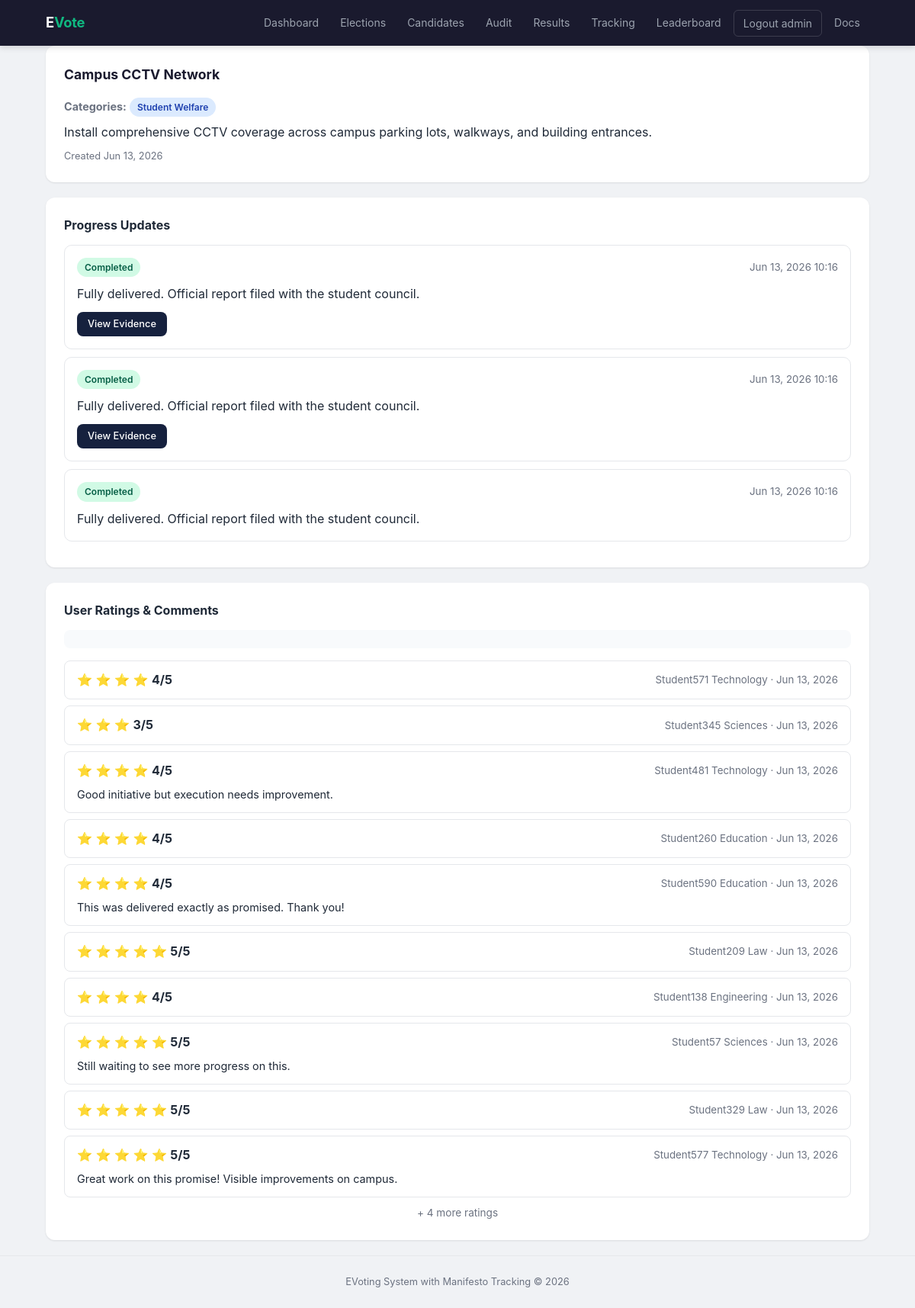
/candidate/manifestos/244/updates/ (signed in), run on the app's committed database.
### core/models.py (models this page shows, shortened)
class User(AbstractUser):
    ROLE_CHOICES = (
        ('voter', 'Voter'),
        ('candidate', 'Candidate'),
        ('admin', 'Admin'),
    )
    role = models.CharField(max_length=20, choices=ROLE_CHOICES, default='voter')
    is_verified = models.BooleanField(default=False)
    student_id = models.CharField(max_length=50, unique=True, null=True, blank=True)

class Manifesto(models.Model):
    candidate = models.ForeignKey(Candidate, on_delete=models.CASCADE, related_name='manifestos')
    title = models.CharField(max_length=200)
    description = models.TextField()
    categories = models.ManyToManyField(Category, related_name='manifestos', blank=True)
    created_at = models.DateTimeField(auto_now_add=True)
    updated_at = models.DateTimeField(auto_now=True)
    class Meta:
        ordering = ['-created_at']

class Category(models.Model):
    name = models.CharField(max_length=100, unique=True)
    class Meta:
        verbose_name_plural = "Categories"
        ordering = ['name']

class ManifestoUpdate(models.Model):
    STATUS_CHOICES = (
        ('not_started', 'Not Started'),
        ('in_progress', 'In Progress'),
        ('completed', 'Completed'),
        ('delayed', 'Delayed'),
    )
    manifesto = models.ForeignKey(Manifesto, on_delete=models.CASCADE, related_name='updates')
    status = models.CharField(max_length=20, choices=STATUS_CHOICES, default='not_started')
    description = models.TextField()
    evidence_url = models.URLField(blank=True)
    created_at = models.DateTimeField(auto_now_add=True)
    class Meta:
        ordering = ['-created_at']

class ManifestoRating(models.Model):
    user = models.ForeignKey(User, on_delete=models.CASCADE, related_name='ratings')
    manifesto = models.ForeignKey(Manifesto, on_delete=models.CASCADE, related_name='ratings')
    rating = models.IntegerField(choices=[(i, i) for i in range(1, 6)])
    comment = models.TextField(blank=True)
    created_at = models.DateTimeField(auto_now_add=True)
    class Meta:
        unique_together = ['user', 'manifesto']
        ordering = ['-created_at']

### core/views.py (the view)
@login_required
def manifesto_updates(request, manifesto_pk):
    manifesto = get_object_or_404(Manifesto, pk=manifesto_pk)
    updates = ManifestoUpdate.objects.filter(manifesto=manifesto)
    if request.method == 'POST':
        form = ManifestoUpdateForm(request.POST)
        if form.is_valid():
            update = form.save(commit=False)
            update.manifesto = manifesto
            update.save()
            log_audit(request.user, f'Manifesto update: {manifesto.title}', request=request)
            messages.success(request, 'Update posted!')
            return redirect('manifesto_updates', manifesto_pk=manifesto.pk)
        messages.error(request, 'Please correct the errors below.')
    else:
        form = ManifestoUpdateForm()
    ratings = ManifestoRating.objects.filter(manifesto=manifesto).select_related('user')
    return render(request, 'core/manifesto_updates.html', {
        'manifesto': manifesto, 'updates': updates,
        'ratings': ratings, 'form': form,
    })

### core/templates/core/manifesto_updates.html (shortened to what this page needs)
{% extends "core/base.html" %}
{% block content %}
<div class="card">
    <div class="flex justify-between flex-wrap">
        <div>
            <h3>{{ manifesto.title }}</h3>
            <p style="color:var(--text-muted); font-size:0.9rem;">
                <strong>Categories:</strong>
                {% for cat in manifesto.categories.all %}
                    <span class="badge badge-info">{{ cat.name }}</span>
                {% empty %}
                    <span class="badge badge-warning">Uncategorized</span>
                {% endfor %}
            </p>
            <p style="margin-top:8px;">{{ manifesto.description }}</p>
            <p style="font-size:0.8rem; color:var(--text-muted); margin-top:8px;">Created {{ manifesto.created_at|date:"M d, Y" }}</p>
        </div>
    </div>
</div>
<div class="card">
    <h4>Progress Updates</h4>
    {% if updates %}
        {% for u in updates %}
            <div style="border:1px solid var(--border); padding:16px; border-radius:10px; margin-bottom:10px; transition:var(--transition);">
                <div class="flex justify-between flex-wrap">
                    <span class="badge
                        {% if u.status == 'completed' %}badge-success
                        {% elif u.status == 'in_progress' %}badge-info
                        {% elif u.status == 'delayed' %}badge-danger
                        {% else %}badge-warning{% endif %}">
                        {{ u.get_status_display }}
                    </span>
                    <small style="color:var(--text-muted);">{{ u.created_at|date:"M d, Y H:i" }}</small>
                </div>
                <p class="mt-10">{{ u.description }}</p>
                {% if u.evidence_url %}<a href="{{ u.evidence_url }}" target="_blank" class="btn btn-sm mt-10" style="display:inline-flex;">View Evidence</a>{% endif %}
            </div>
        {% endfor %}
    {% else %}
        <div class="empty-state">
            <div class="icon">&#128203;</div>
            <p>No updates yet.</p>
        </div>
    {% endif %}
</div>
<div class="card">
    <h4>User Ratings & Comments</h4>
    {% with all_ratings=manifesto.ratings.all %}
        {% if all_ratings %}
            <div style="display:flex; align-items:center; gap:12px; margin-bottom:16px; padding:12px 16px; background:#f8fafc; border-radius:8px;">
            </div>
            {% for r in all_ratings|slice:":10" %}
                <div style="border:1px solid var(--border); padding:12px 16px; border-radius:8px; margin-bottom:8px;">
                    <div class="flex justify-between flex-wrap">
                        <span>
                            {% for i in "12345"|make_list %}
                                {% if forloop.counter <= r.rating %}⭐{% endif %}
                            {% endfor %}
                            <strong>{{ r.rating }}/5</strong>
                        </span>
                        <small style="color:var(--text-muted);">{{ r.user.get_full_name|default:r.user.username }} &middot; {{ r.created_at|date:"M d, Y" }}</small>
                    </div>
                    {% if r.comment %}<p style="margin-top:6px; font-size:0.9rem; color:var(--text);">{{ r.comment }}</p>{% endif %}
                </div>
            {% endfor %}
            {% if all_ratings|length > 10 %}
                <p style="text-align:center; color:var(--text-muted); margin-top:10px; font-size:0.85rem;">+ {{ all_ratings|length|add:"-10" }} more ratings</p>
            {% endif %}
        {% else %}
            <div class="empty-state">
                <div class="icon">&#11088;</div>
                <p>No ratings yet. Be the first to rate this manifesto!</p>
            </div>
        {% endif %}
    {% endwith %}
</div>
{% endblock %}

### core/templates/core/base.html (shortened to what this page needs)
<!DOCTYPE html>
<html lang="en">
<head>
</head>
<body>
    <nav>
        <div class="container">
            <a href="/" class="brand">E<span>Vote</span></a>
            <ul id="navMenu">
                {% if user.is_authenticated %}
                    <li><a href="{% url 'dashboard' %}">Dashboard</a></li>
                    {% if user.role == 'admin' %}
                        <li><a href="{% url 'admin_elections' %}">Elections</a></li>
                        <li><a href="{% url 'admin_candidates' %}">Candidates</a></li>
                        <li><a href="{% url 'admin_audit_logs' %}">Audit</a></li>
                    {% endif %}
                    <li><a href="{% url 'results' %}">Results</a></li>
                    <li><a href="{% url 'manifesto_tracking' %}">Tracking</a></li>
                    <li><a href="{% url 'leaderboard' %}">Leaderboard</a></li>
                    <li>
                        <form action="{% url 'logout' %}" method="post" style="display:inline">
                            <button type="submit" class="logout-btn">Logout {{ user.username }}</button>
                        </form>
                    </li>
                {% else %}
                    <li><a href="{% url 'login' %}">Login</a></li>
                    <li><a href="{% url 'register' %}">Register</a></li>
                {% endif %}
                <li><a href="{% url 'documentation' %}">Docs</a></li>
            </ul>
        </div>
    </nav>
    <div class="container" style="flex:1">
        {% block content %}{% endblock %}
    </div>
    <div class="footer">
        <p>EVoting System with Manifesto Tracking &copy; {% now "Y" %}</p>
    </div>
</body>
</html>

### core/templates/core/base.html (style rules this page uses)
:root { --primary: #1a1a2e; --primary-light: #16213e; --accent: #0f3460; --success: #10b981; --warning: #f59e0b; --danger: #ef4444; --info: #3b82f6; --bg: #f0f2f5; --card-bg: #ffffff; --text: #1f2937; --text-muted: #6b7280; --border: #e5e7eb; --radius: 12px; --shadow: 0 1px 3px rgba(0,0,0,0.06), 0 1px 2px rgba(0,0,0,0.04); --shadow-lg: 0 10px 25px rgba(0,0,0,0.08); --transition: all 0.2s ease; }
* { margin: 0; padding: 0; box-sizing: border-box; }
body { font-family: Inter, -apple-system, BlinkMacSystemFont, 'Segoe UI', Roboto, sans-serif; background: var(--bg); color: var(--text); line-height: 1.6; min-height: 100vh; display: flex; flex-direction: column; }
.container { max-width: 1120px; margin: 0 auto; padding: 0 20px; width: 100%; }
nav { background: var(--primary); padding: 0; position: sticky; top: 0; z-index: 100; box-shadow: 0 2px 8px rgba(0,0,0,0.15); }
nav .container { display: flex; justify-content: space-between; align-items: center; height: 60px; }
nav .brand { color: #fff; font-size: 1.15rem; font-weight: 700; text-decoration: none; letter-spacing: -0.3px; }
nav .brand span { color: var(--success); }
nav ul { list-style: none; display: flex; gap: 4px; align-items: center; }
nav ul li a, nav ul li button.logout-btn { color: #9ca3af; text-decoration: none; font-size: 0.875rem; padding: 8px 12px; border-radius: 6px; transition: var(--transition); font-family: inherit; }
nav ul li button.logout-btn { background: none; border: 1px solid rgba(255,255,255,0.15); cursor: pointer; }
.btn { display: inline-flex; align-items: center; gap: 6px; padding: 10px 20px; background: var(--primary-light); color: #fff; text-decoration: none; border: none; border-radius: 8px; cursor: pointer; font-size: 0.875rem; font-weight: 500; transition: var(--transition); white-space: nowrap; }
.btn-sm { padding: 6px 14px; font-size: 0.8rem; }
.card { background: var(--card-bg); border-radius: var(--radius); padding: 24px; margin-bottom: 20px; box-shadow: var(--shadow); transition: var(--transition); }
.card h3 { margin-bottom: 16px; color: var(--primary); font-size: 1.1rem; }
.card h4 { margin-bottom: 12px; color: var(--text); font-size: 1rem; }
.badge { display: inline-flex; align-items: center; padding: 3px 10px; border-radius: 20px; font-size: 0.75rem; font-weight: 600; }
.badge-success { background: #d1fae5; color: #065f46; }
.badge-info { background: #dbeafe; color: #1e40af; }
.footer { text-align: center; padding: 24px; color: var(--text-muted); font-size: 0.8rem; margin-top: auto; border-top: 1px solid var(--border); }
.flex { display: flex; gap: 10px; align-items: center; }
.flex-wrap { flex-wrap: wrap; }
.justify-between { justify-content: space-between; }
.mt-10 { margin-top: 10px; }

### data on the page
User: username "admin"
Manifesto: title "Campus CCTV Network", description "Install comprehensive CCTV coverage across campus parking lots, walkways, and building entrances.", created_at "Jun 13, 2026"
Category: name "Student Welfare"
ManifestoUpdate: status "Completed", created_at "Jun 13, 2026 10:16", description "Fully delivered. Official report filed with the student council."
ManifestoUpdate: status "Completed", created_at "Jun 13, 2026 10:16", description "Fully delivered. Official report filed with the student council."
ManifestoUpdate: status "Completed", created_at "Jun 13, 2026 10:16", description "Fully delivered. Official report filed with the student council."
ManifestoRating: rating "4", user.get_full_name "Student571 Technology", created_at "Jun 13, 2026"
ManifestoRating: rating "3", user.get_full_name "Student345 Sciences", created_at "Jun 13, 2026"
ManifestoRating: rating "4", user.get_full_name "Student481 Technology", created_at "Jun 13, 2026", comment "Good initiative but execution needs improvement."
ManifestoRating: rating "4", user.get_full_name "Student260 Education", created_at "Jun 13, 2026"
ManifestoRating: rating "4", user.get_full_name "Student590 Education", created_at "Jun 13, 2026", comment "This was delivered exactly as promised. Thank you!"
ManifestoRating: rating "5", user.get_full_name "Student209 Law", created_at "Jun 13, 2026"
ManifestoRating: rating "4", user.get_full_name "Student138 Engineering", created_at "Jun 13, 2026"
ManifestoRating: rating "5", user.get_full_name "Student57 Sciences", created_at "Jun 13, 2026", comment "Still waiting to see more progress on this."
ManifestoRating: rating "5", user.get_full_name "Student329 Law", created_at "Jun 13, 2026"
ManifestoRating: rating "5", user.get_full_name "Student577 Technology", created_at "Jun 13, 2026", comment "Great work on this promise! Visible improvements on campus."

### other printed values
{{ all_ratings|length|add:"-10" }} "4"
